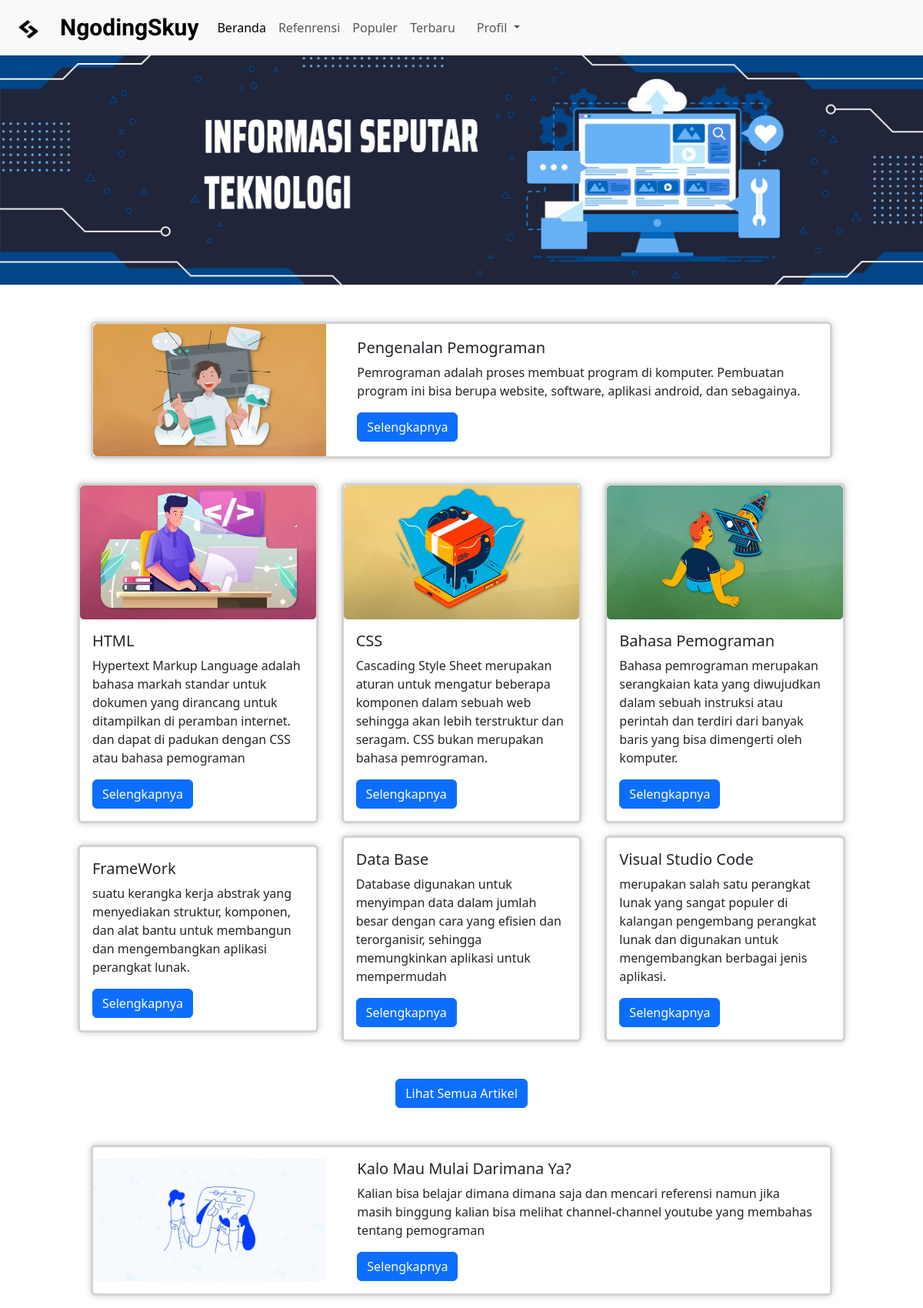
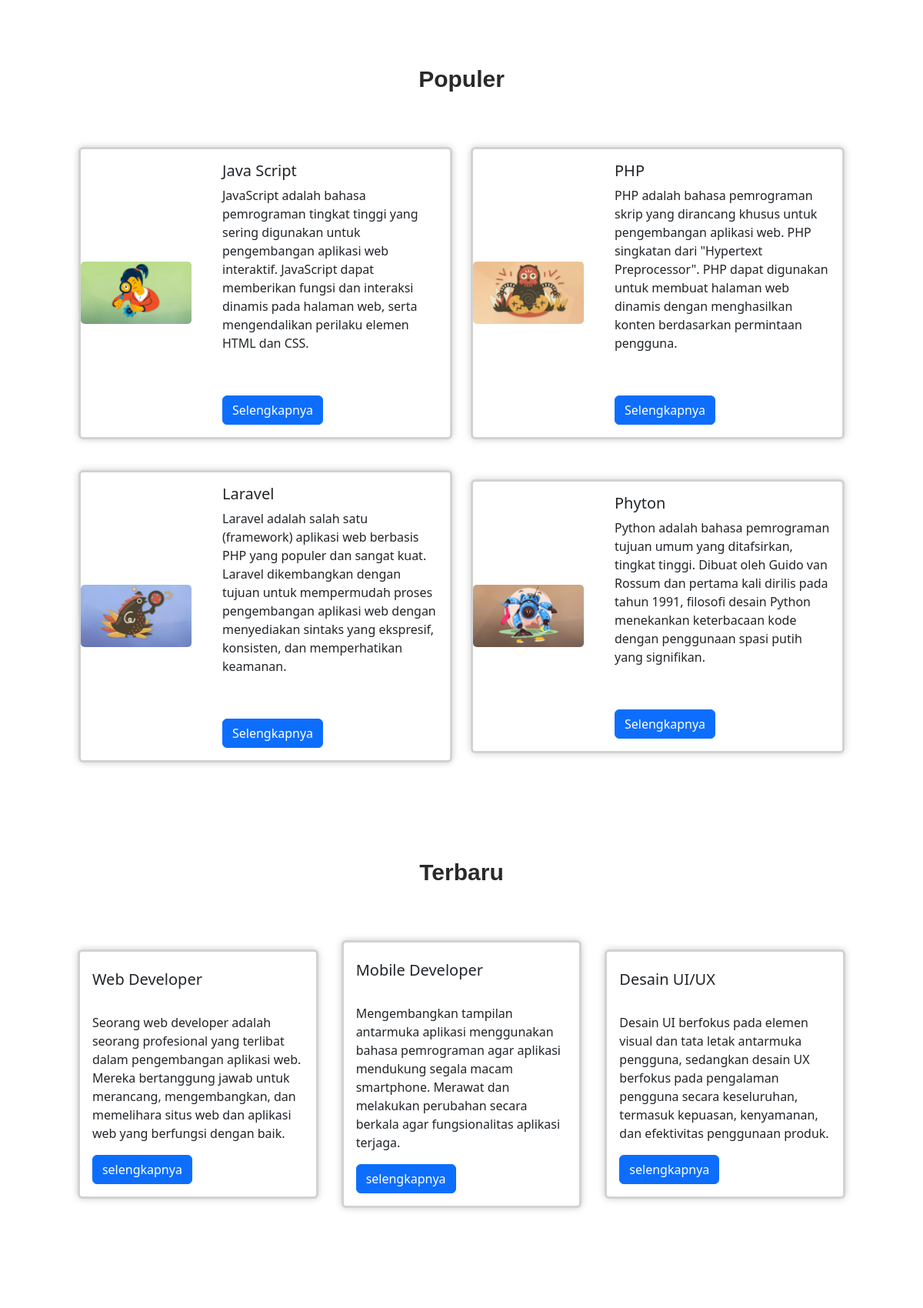
Page /page.php (signed in, upper part) on the committed database (2 pictures, top to bottom).
### tables this page shows
CREATE TABLE `tampilan` (
  `id` int NOT NULL,
  `gambar` varchar(255) NOT NULL,
  `judul` varchar(60) NOT NULL,
  `isi` text NOT NULL,
  `isi2` text NOT NULL,
  `isi3` text NOT NULL,
  `isi4` text NOT NULL
);

### functions.php (called while the page is built, shortened)
<?php
function koneksi()
{
  return mysqli_connect('localhost', 'root', '', 'tubes');
}
function query($query)
{
  $conn = koneksi();
  $result = mysqli_query($conn, $query);
  $rows = [];
  while ($row = mysqli_fetch_assoc($result)) {
    $rows[] = $row;
  }
  return $rows;
}
?>

### page.php (the view, shortened to what this page needs)
<?php
require ('navigasi.php');
require ('functions.php');
$page = query("SELECT * FROM tampilan");
?>
<!doctype html>
<html lang="en">
  <head>
    <link href="https://cdn.jsdelivr.net/npm/bootstrap@5.3.0-alpha3/dist/css/bootstrap.min.css" rel="stylesheet">
    <link rel="stylesheet" href="css/style.css">
  </head>
  <body class="overflow-x-hidden">
       <div class="jumbotron">
  <img src="asset/baner.jpg" class="img-fluid mt-5" alt="Banner">
</div>
<section id="beranda">
  <div class="row justify-content-center">
    <div class="col-lg-10 mt-4">
        <div class="card mt-4 mb-3 m-3 card1">
            <div class="row no-gutters">
                <div class="col-md-4">
                    <img src="asset/7.webp" class="img-fluid rounded-start" alt="tesla">
                </div>
                <div class="col-md-8">
                    <div class="card-body">
                        <h5 class="card-title">Pengenalan Pemograman</h5>
                        <p class="card-text">Pemrograman adalah proses membuat program di komputer. Pembuatan program ini bisa berupa website, software, aplikasi android, dan sebagainya.</p>
                        <a href="pengenelan.php" class="btn btn-primary">Selengkapnya</a>
                    </div>
                </div>
            </div>
        </div>
    </div>
</div>
</section>
    <form action="" method="POST">
    <div class="row justify-content-center mt-3">
        <?php
        $count = 1;
        foreach ($page as $p) :
            if ($count <= 3) {
                ?>
                <div class="col-sm-3 mb-3 mb-sm-0">
                    <div class="card">
                        <img src="asset/<?=$p['gambar']; ?>" class="card-img" alt="tesla">
                        <div class="card-body">
                            <h5 class="card-title"><?=$p['judul']; ?></h5>
                            <p class="card-text"><?=$p['isi']; ?></p>
                            <a href="isi_page.php?id=<?=$p['id']; ?>" class="btn btn-primary">Selengkapnya</a>
                        </div>
                    </div>
                </div>
                <?php
            }
            $count++;
        endforeach;
        ?>
    </div>
    <div class="row justify-content-center mt-3">
        <?php
        $count = 1;
        foreach ($page as $p) :
            if ($count >= 4 && $count <= 6) {
                ?>
                <div class="col-sm-3 mb-3 mb-sm-0">
                    <div class="card">
                        <div class="card-body">
                            <h5 class="card-title"><?=$p['judul']; ?></h5>
                            <p class="card-text"><?=$p['isi']; ?></p>
                            <a href="isi_page.php?id=<?=$p['id']; ?>" class="btn btn-primary">Selengkapnya</a>
                        </div>
                    </div>
                </div>
                <?php
            }
            $count++;
        endforeach;
        ?>
    </div>
   <div class="text-center">
   <a href="detail.php" class="btn btn-primary mt-5">Lihat Semua Artikel</a>
   </div>
   <div class="row justify-content-center">
    <div class="col-lg-10 mt-4">
        <div class="card mt-4 mb-3 m-3 card1">
            <div class="row no-gutters">
                <div class="col-md-4">
                    <img src="asset/learn.webp" class="img-fluid rounded-start" alt="tesla">
                </div>
                <div class="col-md-8">
                    <div class="card-body">
                        <h5 class="card-title">Kalo Mau Mulai Darimana Ya?</h5>
                        <p class="card-text">Kalian bisa belajar dimana dimana saja dan mencari referensi namun jika masih binggung kalian bisa melihat channel-channel youtube yang membahas tentang pemograman</p>
                        <a href="pengenelan.php" class="btn btn-primary">Selengkapnya</a>
                    </div>
                </div>
            </div>
        </div>
    </div>
</div>
<section id="populer">
  <p class="p1">Populer</p>
  <div class="row justify-content-center align-items-center">
    <?php
    $count = 1;
    foreach ($page as $p) :
      if ($count >= 7 && $count <= 10) {
    ?>
        <div class="col-md-5 mb-4 populer">
          <div class="card mt-4 mt-md-0 mb-3 ">
            <div class="row no-gutters">
              <div class="col-md-4">
                <img src="asset/<?=$p['gambar']; ?>" class="card-img" alt="tesla" style="60">
              </div>
              <div class="col-md-8">
                <div class="card-body">
                  <h5 class="card-title"><?=$p['judul']; ?></h5>
                  <p class="card-text"><?=$p['isi']; ?></p>
                  <br>
                  <a href="isi_page.php?id=<?=$p['id']; ?>" class="btn btn-primary mt-3">Selengkapnya</a>
                </div>
              </div>
            </div>
          </div>
        </div>
    <?php
      }
      $count++;
    endforeach;
    ?>
  </div>
</section>
<section id="terbaru">
<p class="p1">Terbaru</p>
<div class="row justify-content-center mt-3">
<?php
        $count = 1;
        foreach ($page as $p) :
            if ($count >= 11 && $count <= 14) {
                ?>
  <div class="col-sm-3 mb-3 mb-sm-0">
    <div class="card max-width: 500px;">
      <div class="card-body">
        <h5 class="card-title mt-2"><?=$p['judul']; ?></h5>
        <br>
        <p class="card-text"><?=$p['isi']; ?></p>
        <a href="isi_page.php?id=<?=$p['id']; ?>" class="btn btn-primary">selengkapnya</a>
      </div>
    </div>
  </div>
  <?php
            }
            $count++;
        endforeach;
        ?>
</div>
</form>
  </body>
</html>

### css/style.css (style rules this page uses)
body, html { max-width: 100%; width: 100%; }
.card { border-width: 3px; }
.row { display: flex; justify-content: center; align-items: center; flex-wrap: wrap; }
.col-sm-3 { flex: 0 0 28%; max-width: 28%; padding: 0 15px; }
.p1 { text-align: center; font-family: Arial, Helvetica, sans-serif; margin-top: 50px; color: rgb(41, 41, 41); font-size: 30px; font-weight: bold; padding-top: 30px; padding-bottom: 50px; }
.card { box-shadow: 0 0 10px rgba(0, 0, 0, 0.2); }

### rows in the picture
tampilan: gambar (picture), judul "HTML", isi "Hypertext Markup Language adalah bahasa markah standar untuk dokumen yang dirancang untuk ditampilkan di peramban internet. dan dapat di padukan dengan CSS atau bahasa pemograman"
tampilan: gambar (picture), judul "CSS", isi "Cascading Style Sheet merupakan aturan untuk mengatur beberapa komponen dalam sebuah web sehingga akan lebih terstruktur dan seragam. CSS bukan merupakan bahasa pemrograman."
tampilan: gambar (picture), judul "Bahasa Pemograman", isi "Bahasa pemrograman merupakan serangkaian kata yang diwujudkan dalam sebuah instruksi atau perintah dan terdiri dari banyak baris yang bisa dimengerti oleh komputer."
tampilan: judul "FrameWork", isi "suatu kerangka kerja abstrak yang menyediakan struktur, komponen, dan alat bantu untuk membangun dan mengembangkan aplikasi perangkat lunak."
tampilan: judul "Data Base", isi "Database digunakan untuk menyimpan data dalam jumlah besar dengan cara yang efisien dan terorganisir, sehingga memungkinkan aplikasi untuk mempermudah"
tampilan: judul "Visual Studio Code", isi "merupakan salah satu perangkat lunak yang sangat populer di kalangan pengembang perangkat lunak dan digunakan untuk mengembangkan berbagai jenis aplikasi."
tampilan: gambar (picture), judul "Java Script", isi "JavaScript adalah bahasa pemrograman tingkat tinggi yang sering digunakan untuk pengembangan aplikasi web interaktif. JavaScript dapat memberikan fungsi dan interaksi dinamis pada halaman web, serta mengendalikan perilaku elemen HTML dan CSS."
tampilan: gambar (picture), judul "PHP", isi "PHP adalah bahasa pemrograman skrip yang dirancang khusus untuk pengembangan aplikasi web. PHP singkatan dari \"Hypertext Preprocessor\". PHP dapat digunakan untuk membuat halaman web dinamis dengan menghasilkan konten berdasarkan permintaan pengguna."
tampilan: gambar (picture), judul "Laravel", isi "Laravel adalah salah satu (framework) aplikasi web berbasis PHP yang populer dan sangat kuat. Laravel dikembangkan dengan tujuan untuk mempermudah proses pengembangan aplikasi web dengan menyediakan sintaks yang ekspresif, konsisten, dan memperhatikan keamanan."
tampilan: gambar (picture), judul "Phyton", isi "Python adalah bahasa pemrograman tujuan umum yang ditafsirkan, tingkat tinggi. Dibuat oleh Guido van Rossum dan pertama kali dirilis pada tahun 1991, filosofi desain Python menekankan keterbacaan kode dengan penggunaan spasi putih yang signifikan."
tampilan: judul "Web Developer", isi "Seorang web developer adalah seorang profesional yang terlibat dalam pengembangan aplikasi web. Mereka bertanggung jawab untuk merancang, mengembangkan, dan memelihara situs web dan aplikasi web yang berfungsi dengan baik."
tampilan: judul "Mobile Developer", isi "Mengembangkan tampilan antarmuka aplikasi menggunakan bahasa pemrograman agar aplikasi mendukung segala macam smartphone. Merawat dan melakukan perubahan secara berkala agar fungsionalitas aplikasi terjaga."
tampilan: judul "Desain UI/UX", isi "Desain UI berfokus pada elemen visual dan tata letak antarmuka pengguna, sedangkan desain UX berfokus pada pengalaman pengguna secara keseluruhan, termasuk kepuasan, kenyamanan, dan efektivitas penggunaan produk."
